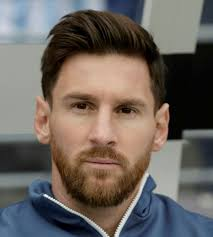
#> input picture Images/faceman.jpg, 213 x 237 px, found by its file name
$ python Project1.py
#> lines starting #> are read from the running program, lines starting #| are printed output that depends on the picture; after the words box and inside, x2 and y2 are one past the last pixel; in counts of white or black regions, pixels touching at a corner belong together
import cv2
from matplotlib import pyplot as plt
import numpy as np

img = cv2.imread("../images/faceman.jpg",cv2.IMREAD_GRAYSCALE)
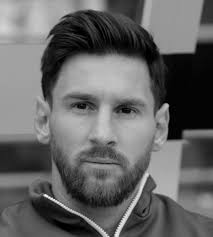
#> img: shape (237, 213); min 0, max 255, mean 101.4

bilateralFilter=cv2.bilateralFilter(img,1,5,5)
canny=cv2.Canny(bilateralFilter,100,200)
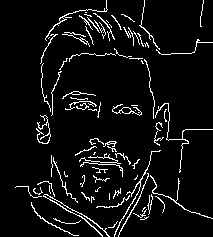
#> canny: shape (237, 213); 6.3% white in thin lines or dots
ret,thresh1=cv2.threshold(canny,0,255,cv2.THRESH_BINARY_INV)
#> thresh1: shape (237, 213); 93.7% white; black in thin lines or dots

title=['image',"bilateralFilter","Canny","binary thrs",]
images=[img,bilateralFilter,canny,thresh1]

for i in range(4):
    plt.subplot(2, 2, i + 1)
    plt.imshow(images[i], "gray")
    plt.title(title[i])
#> (the run stopped early here; a loop or call above may not have finished)

$ run again, with Images/cards.jpg copied over Images/faceman.jpg
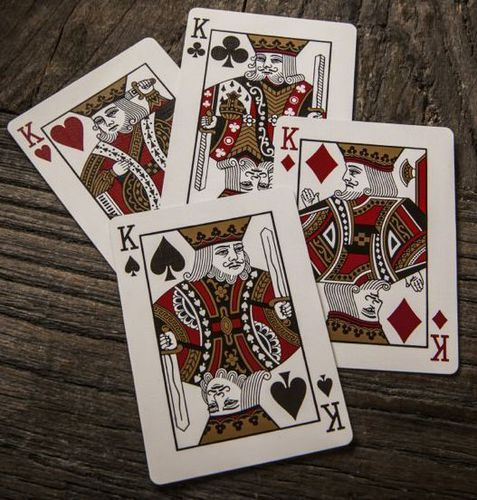
#> input picture Images/cards.jpg, 477 x 500 px, found by its file name
#> `img = cv2.imread("../images/faceman.jpg",cv2.IMREAD_GRAYSCALE)`:
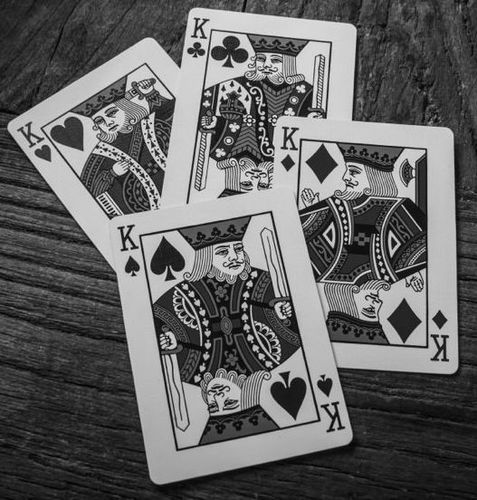
#> img: shape (500, 477); min 0, max 251, mean 99.5
#> `canny=cv2.Canny(bilateralFilter,100,200)`:
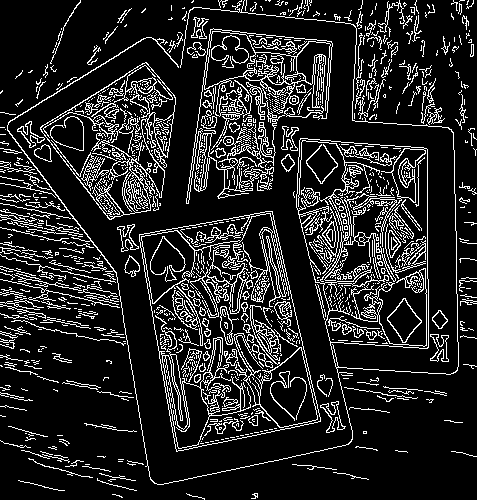
#> canny: shape (500, 477); 14.6% white in thin lines or dots
#> thresh1: shape (500, 477); 85.4% white; black in thin lines or dots
